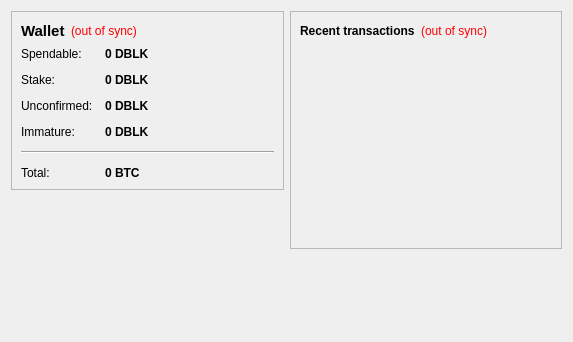
<?xml version="1.0" encoding="UTF-8"?>
<ui version="4.0">
 <class>OverviewPage</class>
 <widget class="QWidget" name="OverviewPage">
  <property name="geometry">
   <rect>
    <x>0</x>
    <y>0</y>
    <width>573</width>
    <height>342</height>
   </rect>
  </property>
  <property name="windowTitle">
   <string>Form</string>
  </property>
  <layout class="QHBoxLayout" name="horizontalLayout" stretch="1,1">
   <item>
    <layout class="QVBoxLayout" name="verticalLayout_2">
     <item>
      <widget class="QFrame" name="frame">
       <property name="frameShape">
        <enum>QFrame::StyledPanel</enum>
       </property>
       <property name="frameShadow">
        <enum>QFrame::Raised</enum>
       </property>
       <layout class="QVBoxLayout" name="verticalLayout_4">
        <item>
         <layout class="QHBoxLayout" name="horizontalLayout_4">
          <item>
           <widget class="QLabel" name="label_5">
            <property name="font">
             <font>
              <pointsize>11</pointsize>
              <weight>75</weight>
              <bold>true</bold>
             </font>
            </property>
            <property name="text">
             <string>Wallet</string>
            </property>
           </widget>
          </item>
          <item>
           <widget class="QLabel" name="labelWalletStatus">
            <property name="toolTip">
             <string>The displayed information may be out of date. Your wallet automatically synchronizes with the DigitalBlock network after a connection is established, but this process has not completed yet.</string>
            </property>
            <property name="styleSheet">
             <string notr="true">QLabel { color: red; }</string>
            </property>
            <property name="text">
             <string notr="true">(out of sync)</string>
            </property>
            <property name="alignment">
             <set>Qt::AlignLeading|Qt::AlignLeft|Qt::AlignVCenter</set>
            </property>
           </widget>
          </item>
          <item>
           <spacer name="horizontalSpacer_2">
            <property name="orientation">
             <enum>Qt::Horizontal</enum>
            </property>
            <property name="sizeHint" stdset="0">
             <size>
              <width>40</width>
              <height>20</height>
             </size>
            </property>
           </spacer>
          </item>
         </layout>
        </item>
        <item>
         <layout class="QFormLayout" name="formLayout_2">
          <property name="fieldGrowthPolicy">
           <enum>QFormLayout::AllNonFixedFieldsGrow</enum>
          </property>
          <property name="horizontalSpacing">
           <number>12</number>
          </property>
          <property name="verticalSpacing">
           <number>12</number>
          </property>
          <item row="0" column="0">
           <widget class="QLabel" name="label">
            <property name="text">
             <string>Spendable:</string>
            </property>
           </widget>
          </item>
          <item row="0" column="1">
           <widget class="QLabel" name="labelBalance">
            <property name="font">
             <font>
              <weight>75</weight>
              <bold>true</bold>
             </font>
            </property>
            <property name="cursor">
             <cursorShape>IBeamCursor</cursorShape>
            </property>
            <property name="toolTip">
             <string>Your current spendable balance</string>
            </property>
            <property name="text">
             <string notr="true">0 DBLK</string>
            </property>
            <property name="textInteractionFlags">
             <set>Qt::LinksAccessibleByMouse|Qt::TextSelectableByKeyboard|Qt::TextSelectableByMouse</set>
            </property>
           </widget>
          </item>
          <item row="1" column="0">
           <widget class="QLabel" name="label_6">
            <property name="text">
             <string>Stake:</string>
            </property>
           </widget>
          </item>
          <item row="1" column="1">
           <widget class="QLabel" name="labelStake">
            <property name="font">
             <font>
              <weight>75</weight>
              <bold>true</bold>
             </font>
            </property>
            <property name="cursor">
             <cursorShape>IBeamCursor</cursorShape>
            </property>
            <property name="toolTip">
             <string>Total of coins that was staked, and do not yet count toward the current balance</string>
            </property>
            <property name="text">
             <string notr="true">0 DBLK</string>
            </property>
            <property name="textInteractionFlags">
             <set>Qt::LinksAccessibleByMouse|Qt::TextSelectableByKeyboard|Qt::TextSelectableByMouse</set>
            </property>
           </widget>
          </item>
          <item row="2" column="0">
           <widget class="QLabel" name="label_3">
            <property name="text">
             <string>Unconfirmed:</string>
            </property>
           </widget>
          </item>
          <item row="2" column="1">
           <widget class="QLabel" name="labelUnconfirmed">
            <property name="font">
             <font>
              <weight>75</weight>
              <bold>true</bold>
             </font>
            </property>
            <property name="cursor">
             <cursorShape>IBeamCursor</cursorShape>
            </property>
            <property name="toolTip">
             <string>Total of transactions that have yet to be confirmed, and do not yet count toward the current balance</string>
            </property>
            <property name="text">
             <string notr="true">0 DBLK</string>
            </property>
            <property name="textInteractionFlags">
             <set>Qt::LinksAccessibleByMouse|Qt::TextSelectableByKeyboard|Qt::TextSelectableByMouse</set>
            </property>
           </widget>
          </item>
          <item row="3" column="0">
           <widget class="QLabel" name="labelImmatureText">
            <property name="text">
             <string>Immature:</string>
            </property>
           </widget>
          </item>
          <item row="3" column="1">
           <widget class="QLabel" name="labelImmature">
            <property name="font">
             <font>
              <weight>75</weight>
              <bold>true</bold>
             </font>
            </property>
            <property name="toolTip">
             <string>Mined balance that has not yet matured</string>
            </property>
            <property name="text">
             <string notr="true">0 DBLK</string>
            </property>
            <property name="textInteractionFlags">
             <set>Qt::LinksAccessibleByMouse|Qt::TextSelectableByKeyboard|Qt::TextSelectableByMouse</set>
            </property>
           </widget>
          </item>
          <item row="4" column="0" colspan="2">
           <widget class="Line" name="line">
            <property name="orientation">
             <enum>Qt::Horizontal</enum>
            </property>
           </widget>
          </item>
          <item row="5" column="0">
           <widget class="QLabel" name="labelTotalText">
            <property name="text">
             <string>Total:</string>
            </property>
           </widget>
          </item>
          <item row="5" column="1">
           <widget class="QLabel" name="labelTotal">
            <property name="font">
             <font>
              <weight>75</weight>
              <bold>true</bold>
             </font>
            </property>
            <property name="cursor">
             <cursorShape>IBeamCursor</cursorShape>
            </property>
            <property name="toolTip">
             <string>Your current total balance</string>
            </property>
            <property name="text">
             <string notr="true">0 BTC</string>
            </property>
            <property name="textInteractionFlags">
             <set>Qt::LinksAccessibleByMouse|Qt::TextSelectableByKeyboard|Qt::TextSelectableByMouse</set>
            </property>
           </widget>
          </item>
         </layout>
        </item>
       </layout>
      </widget>
     </item>
     <item>
      <spacer name="verticalSpacer">
       <property name="orientation">
        <enum>Qt::Vertical</enum>
       </property>
       <property name="sizeHint" stdset="0">
        <size>
         <width>20</width>
         <height>40</height>
        </size>
       </property>
      </spacer>
     </item>
    </layout>
   </item>
   <item>
    <layout class="QVBoxLayout" name="verticalLayout_3">
     <item>
      <widget class="QFrame" name="frame_2">
       <property name="frameShape">
        <enum>QFrame::StyledPanel</enum>
       </property>
       <property name="frameShadow">
        <enum>QFrame::Raised</enum>
       </property>
       <layout class="QVBoxLayout" name="verticalLayout">
        <item>
         <layout class="QHBoxLayout" name="horizontalLayout_2">
          <item>
           <widget class="QLabel" name="label_4">
            <property name="text">
             <string>&lt;b&gt;Recent transactions&lt;/b&gt;</string>
            </property>
           </widget>
          </item>
          <item>
           <widget class="QLabel" name="labelTransactionsStatus">
            <property name="toolTip">
             <string>The displayed information may be out of date. Your wallet automatically synchronizes with the DigitalBlock network after a connection is established, but this process has not completed yet.</string>
            </property>
            <property name="styleSheet">
             <string notr="true">QLabel { color: red; }</string>
            </property>
            <property name="text">
             <string notr="true">(out of sync)</string>
            </property>
            <property name="alignment">
             <set>Qt::AlignRight|Qt::AlignTrailing|Qt::AlignVCenter</set>
            </property>
           </widget>
          </item>
          <item>
           <spacer name="horizontalSpacer">
            <property name="orientation">
             <enum>Qt::Horizontal</enum>
            </property>
            <property name="sizeHint" stdset="0">
             <size>
              <width>40</width>
              <height>20</height>
             </size>
            </property>
           </spacer>
          </item>
         </layout>
        </item>
        <item>
         <widget class="QListView" name="listTransactions">
          <property name="styleSheet">
           <string notr="true">QListView { background: transparent; }</string>
          </property>
          <property name="frameShape">
           <enum>QFrame::NoFrame</enum>
          </property>
          <property name="verticalScrollBarPolicy">
           <enum>Qt::ScrollBarAlwaysOff</enum>
          </property>
          <property name="horizontalScrollBarPolicy">
           <enum>Qt::ScrollBarAlwaysOff</enum>
          </property>
          <property name="selectionMode">
           <enum>QAbstractItemView::NoSelection</enum>
          </property>
         </widget>
        </item>
       </layout>
      </widget>
     </item>
     <item>
      <spacer name="verticalSpacer_2">
       <property name="orientation">
        <enum>Qt::Vertical</enum>
       </property>
       <property name="sizeHint" stdset="0">
        <size>
         <width>20</width>
         <height>40</height>
        </size>
       </property>
      </spacer>
     </item>
    </layout>
   </item>
  </layout>
 </widget>
 <resources/>
 <connections/>
</ui>
